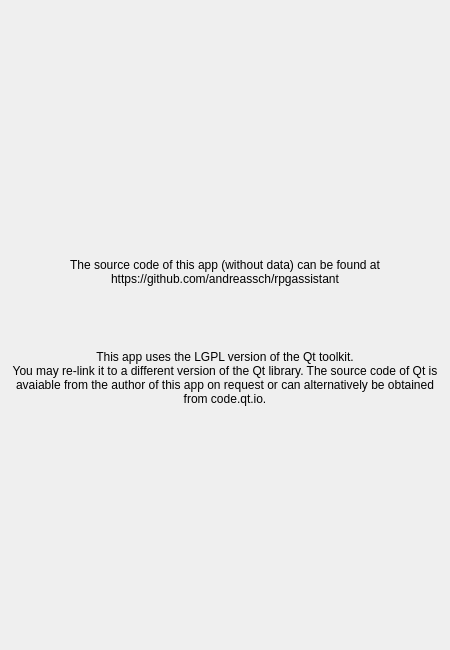
<?xml version="1.0" encoding="UTF-8"?>
<ui version="4.0">
 <class>AboutWidget</class>
 <widget class="QWidget" name="AboutWidget">
  <property name="geometry">
   <rect>
    <x>0</x>
    <y>0</y>
    <width>450</width>
    <height>650</height>
   </rect>
  </property>
  <property name="windowTitle">
   <string>About RPG Assistant</string>
  </property>
  <property name="windowIcon">
   <iconset resource="../logo-mr.qrc">
    <normaloff>:/Logo/rpgassistant.ico</normaloff>:/Logo/rpgassistant.ico</iconset>
  </property>
  <layout class="QVBoxLayout" name="verticalLayout">
   <item>
    <widget class="QLabel" name="labelAppLogo">
     <property name="text">
      <string/>
     </property>
     <property name="pixmap">
      <pixmap resource="../logo-mr.qrc">:/Logo/rpgassistant.png</pixmap>
     </property>
     <property name="alignment">
      <set>Qt::AlignCenter</set>
     </property>
    </widget>
   </item>
   <item>
    <widget class="QLabel" name="labelAppCopyright">
     <property name="text">
      <string/>
     </property>
     <property name="alignment">
      <set>Qt::AlignCenter</set>
     </property>
    </widget>
   </item>
   <item>
    <widget class="QLabel" name="labelAppHomepage">
     <property name="text">
      <string>The source code of this app (without data) can be found at
https://github.com/andreassch/rpgassistant</string>
     </property>
     <property name="alignment">
      <set>Qt::AlignCenter</set>
     </property>
     <property name="wordWrap">
      <bool>true</bool>
     </property>
     <property name="openExternalLinks">
      <bool>true</bool>
     </property>
    </widget>
   </item>
   <item>
    <widget class="QLabel" name="labelLibraryCopyright">
     <property name="text">
      <string>This app uses the LGPL version of the Qt toolkit.
You may re-link it to a different version of the Qt library. The source code of Qt is avaiable from the author of this app on request or can alternatively be obtained from code.qt.io.</string>
     </property>
     <property name="alignment">
      <set>Qt::AlignCenter</set>
     </property>
     <property name="wordWrap">
      <bool>true</bool>
     </property>
    </widget>
   </item>
   <item>
    <widget class="QLabel" name="labelSystemLogo">
     <property name="text">
      <string/>
     </property>
     <property name="alignment">
      <set>Qt::AlignCenter</set>
     </property>
    </widget>
   </item>
   <item>
    <widget class="QLabel" name="labelSystemCopyright">
     <property name="text">
      <string/>
     </property>
     <property name="alignment">
      <set>Qt::AlignCenter</set>
     </property>
     <property name="wordWrap">
      <bool>true</bool>
     </property>
    </widget>
   </item>
  </layout>
 </widget>
 <resources>
  <include location="../logo-mr.qrc"/>
 </resources>
 <connections/>
</ui>
